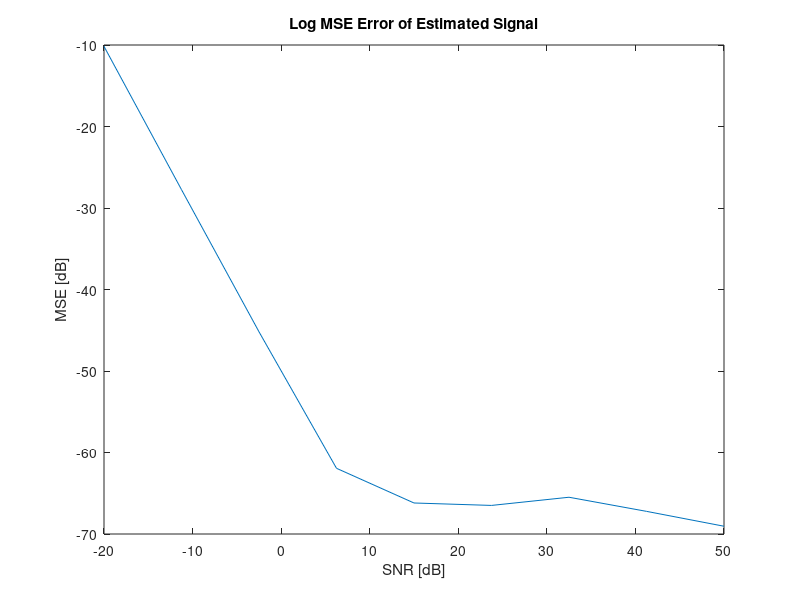
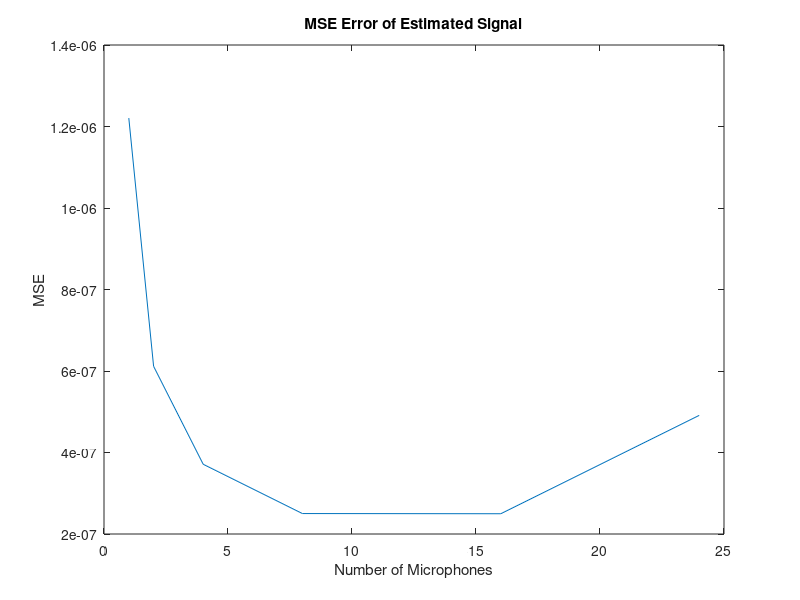
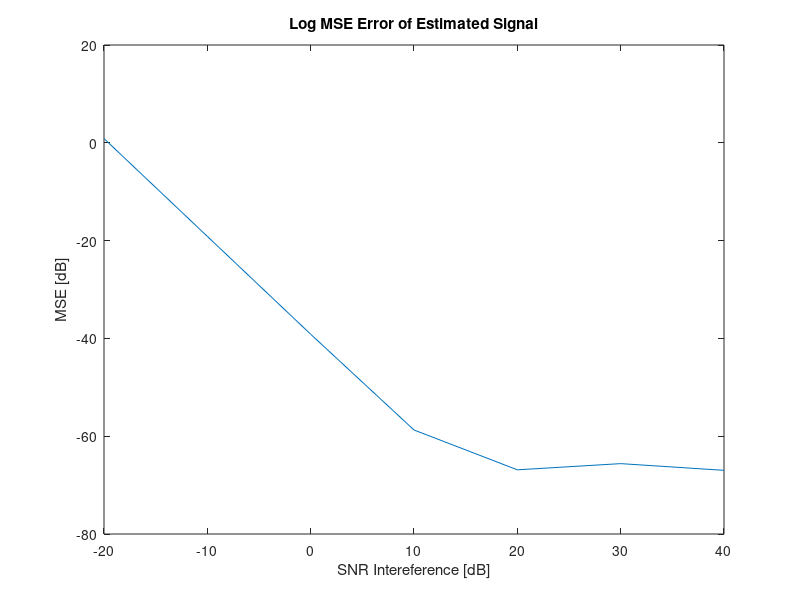
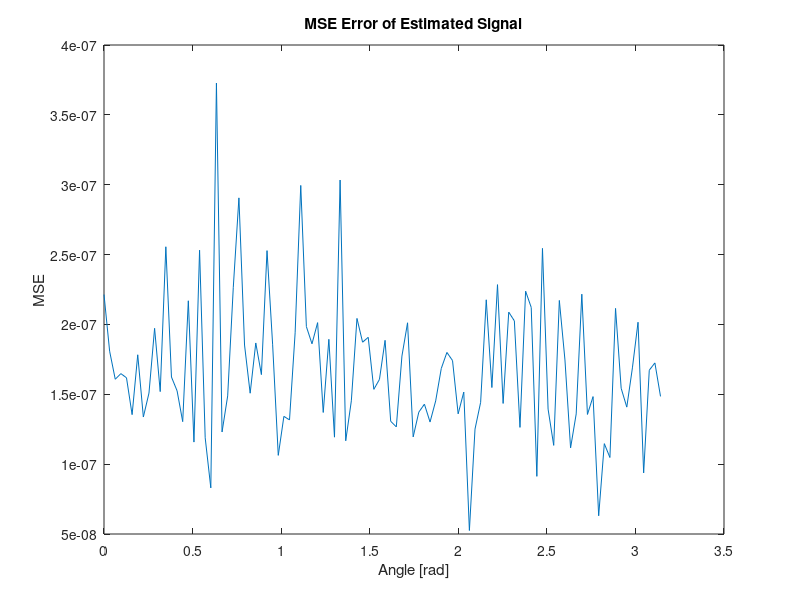

These figures' MATLAB source, in order:
%% Clears
clc; clear all; close all;


%% Random Definitions
lambda = 0.087214428857715;
delta = lambda / 2;

sig_length = 8192;
target_gain = 1;
signal_target = randn(1, sig_length) + 1j * randn(1, sig_length);
signal_target = target_gain * signal_target / norm(signal_target);
target_pos = [-100 100];

inter_gain = 1e-1;
inter_sig = randn(1, sig_length) + 1j * randn(1, sig_length);
inter_sig = inter_gain * inter_gain * inter_sig / norm(inter_sig);
inter_pos = [200 200];

%% Constant SNR, Changing Number of Microphones
num_of_mics = [1 2 4 8 16 24];
SNR_dB = 10;
noise_gain = target_gain / 10^(SNR_dB / 10);
% noise_gain = 0;
mse = zeros(1, length(num_of_mics));

for index = 1 : length(num_of_mics)
    m = num_of_mics(index);
    m_lin = (0 : m - 1)';
    mics_pos_mat = [m_lin * delta, zeros(m, 1)];
    phase_mic = zeros(m, 1);
    for i = 1 : m
        phase_mic(i) = norm(mics_pos_mat(i, :) - target_pos) / lambda;
    end
    steering_vec = exp(1j * phase_mic);
    mics_sig = steering_vec * signal_target;
    added_noise = randn(size(mics_sig)) + 1j * randn(size(mics_sig));
    noise_mics_sig = mics_sig + noise_gain * (added_noise / norm(added_noise));
    steering_vec = steering_vec / steering_vec(1);

    phi_y = noise_mics_sig * noise_mics_sig';
%     phi_y_1 = mean(abs(signal_target.^2)) * (steering_vec * steering_vec') + ...
%         added_noise * added_noise';

    h_mvdr = pinv(phi_y) * steering_vec / (steering_vec' * pinv(phi_y) * steering_vec);

    estimated_sig = h_mvdr' * noise_mics_sig;
    
    mse(index) = norm(estimated_sig - mics_sig(1, :))^2 / length(signal_target);
end

figure(2);
plot(num_of_mics, mse)
title("MSE Error of Estimated Signal")
ylabel("MSE")
xlabel("Number of Microphones")


%% Constant Number of Microphones, Changing SNR
m = 12;
SNR_dB = linspace(-20, 50, 9);
SNR_lin = 10.^(SNR_dB / 10);
mse = zeros(1, length(SNR_dB));

m_lin = (0 : m - 1)';
mics_pos_mat = [m_lin * delta, zeros(m, 1)];
phase_mic = zeros(m, 1);
for i = 1 : m
    phase_mic(i) = norm(mics_pos_mat(i, :) - target_pos) / lambda;
end
steering_vec = exp(1j * phase_mic);
mics_sig = steering_vec * signal_target;

for index = 1 : length(SNR_dB)
    noise_gain = target_gain / SNR_lin(index);
    added_noise = randn(size(mics_sig)) + 1j * randn(size(mics_sig));
    noise_mics_sig = mics_sig + noise_gain * (added_noise / norm(added_noise));
    steering_vec = steering_vec / steering_vec(1);

    phi_y = noise_mics_sig * noise_mics_sig';
%     phi_y = mean(abs(signal_target.^2)) * (steering_vec * steering_vec') + ...
%         added_noise * added_noise';
    
    h_mvdr = pinv(phi_y) * steering_vec / (steering_vec' * pinv(phi_y) * steering_vec);

    estimated_sig = h_mvdr' * noise_mics_sig;
    
    mse(index) = norm(estimated_sig - mics_sig(1, :))^2 / length(signal_target);
end

figure(2);
plot(SNR_dB, 10 * log10(mse))
title("Log MSE Error of Estimated Signal")
ylabel("MSE [dB]")
xlabel("SNR [dB]")


%% Constant SNR, Chaning Number of Microphones, With Interference
num_of_mics = [1 2 4 8 16 24];
SNR_dB = 10;
noise_gain = target_gain / 10^(SNR_dB / 10);
mse = zeros(1, length(num_of_mics));

for index = 1 : length(num_of_mics)
    m = num_of_mics(index);
    m_lin = (0 : m - 1)';
    mics_pos_mat = [m_lin * delta, zeros(m, 1)];
    phase_mic = zeros(m, 1);
    phase_mic_inter = zeros(m, 1);
    for i = 1 : m
        phase_mic(i) = norm(mics_pos_mat(i, :) - target_pos) / lambda;
        phase_mic_inter(i) = norm(mics_pos_mat(i, :) - inter_pos) / lambda;
    end
    steering_vec = exp(1j * phase_mic);
    steering_vec_inter = exp(1j * phase_mic_inter);
    mics_sig = steering_vec * signal_target + steering_vec_inter * inter_sig;
    added_noise = randn(size(mics_sig)) + 1j * randn(size(mics_sig));
    noise_mics_sig = mics_sig + noise_gain * (added_noise / norm(added_noise));
    steering_vec = steering_vec / steering_vec(1);

    phi_y = noise_mics_sig * noise_mics_sig';
%     phi_y = mean(abs(signal_target.^2)) * (steering_vec * steering_vec') + ...
%         mean(abs(inter_sig.^2)) * (steering_vec_inter * steering_vec_inter') + ...
%         added_noise * added_noise';

    h_mvdr = pinv(phi_y) * steering_vec / (steering_vec' * pinv(phi_y) * steering_vec);

    estimated_sig = h_mvdr' * noise_mics_sig;

    mse(index) = norm(estimated_sig - mics_sig(1, :))^2 / length(signal_target);
end

figure(3);
plot(num_of_mics, mse)
title("MSE Error of Estimated Signal")
ylabel("MSE")
xlabel("Number of Microphones")


%% Constant SNR, Constant Number of Microphones, With Interference, Changing Interference Gain
m = 12;
SNR_dB = 10;
SIR_dB = [-20 -10 0 10 20 30 40];
inter_gain_list = target_gain ./ 10.^(SIR_dB / 10);
noise_gain = target_gain / 10^(SNR_dB / 10);
mse = zeros(1, length(SIR_dB));
inter_sig_g = randn(1, sig_length) + 1j * randn(1, sig_length);

m_lin = (0 : m - 1)';
mics_pos_mat = [m_lin * delta, zeros(m, 1)];
phase_mic = zeros(m, 1);
phase_mic_inter = zeros(m, 1);
for i = 1 : m
    phase_mic(i) = norm(mics_pos_mat(i, :) - target_pos) / lambda;
    phase_mic_inter(i) = norm(mics_pos_mat(i, :) - inter_pos) / lambda;
end
steering_vec = exp(1j * phase_mic);
steering_vec_inter = exp(1j * phase_mic_inter);

for index = 1 : length(SIR_dB)
    inter_sig_with_gain = inter_gain_list(index) * inter_sig_g / norm(inter_sig_g);
    mics_sig = steering_vec * signal_target + steering_vec_inter * inter_sig_with_gain;
    added_noise = randn(size(mics_sig)) + 1j * randn(size(mics_sig));
    noise_mics_sig = mics_sig + noise_gain * (added_noise / norm(added_noise));
    steering_vec = steering_vec / steering_vec(1);

    phi_y = noise_mics_sig * noise_mics_sig';
%     phi_y = mean(abs(signal_target.^2)) * (steering_vec * steering_vec') + ...
%         mean(abs(inter_sig_with_gain.^2)) * (steering_vec_inter * steering_vec_inter') + ...
%         added_noise * added_noise';

    h_mvdr = pinv(phi_y) * steering_vec / (steering_vec' * pinv(phi_y) * steering_vec);

    estimated_sig = h_mvdr' * noise_mics_sig;

    mse(index) = norm(estimated_sig - mics_sig(1, :))^2 / length(signal_target);
end

figure(4);
plot(SIR_dB, 10 * log10(mse))
title("Log MSE Error of Estimated Signal")
ylabel("MSE [dB]")
xlabel("SNR Intereference [dB]")


%% Constant SNR, Constant Number of Microphones, With Interference, Changing Interference Position
m = 12;
SIR_dB = 20;
angles = linspace(0, pi);
inter_pos_list = norm(target_pos) * [cos(angles)' sin(angles)'];
noise_gain = target_gain / 10^(SIR_dB / 10);
mse = zeros(1, length(inter_pos_list));

m_lin = (0 : m - 1)';
mics_pos_mat = [m_lin * delta, zeros(m, 1)];

for index = 1 : length(inter_pos_list)
    phase_mic = zeros(m, 1);
    phase_mic_inter = zeros(m, 1);
    for i = 1 : m
        phase_mic(i) = norm(mics_pos_mat(i, :) - target_pos) / lambda;
        phase_mic_inter(i) = norm(mics_pos_mat(i, :) - inter_pos_list(index)) / lambda;
    end
    steering_vec = exp(1j * phase_mic);
    steering_vec_inter = exp(1j * phase_mic_inter);
    mics_sig = steering_vec * signal_target + steering_vec_inter * inter_sig;
    added_noise = randn(size(mics_sig)) + 1j * randn(size(mics_sig));
    noise_mics_sig = mics_sig + noise_gain * (added_noise / norm(added_noise));
    steering_vec = steering_vec / steering_vec(1);

    phi_y = noise_mics_sig * noise_mics_sig';
%     phi_y = mean(abs(signal_target.^2)) * (steering_vec * steering_vec') + ...
%         mean(abs(inter_sig.^2)) * (steering_vec_inter * steering_vec_inter') + ...
%         added_noise * added_noise';

    h_mvdr = pinv(phi_y) * steering_vec / (steering_vec' * pinv(phi_y) * steering_vec);

    estimated_sig = h_mvdr' * noise_mics_sig;

    mse(index) = norm(estimated_sig - mics_sig(1, :))^2 / length(signal_target);
end

figure(5);
plot(angles, mse)
title("MSE Error of Estimated Signal")
ylabel("MSE")
xlabel("Angle [rad]")

